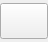
<?xml version="1.0" encoding="UTF-8"?>
<ui version="4.0">
 <class>ExpandableButton</class>
 <widget class="QWidget" name="ExpandableButton">
  <property name="geometry">
   <rect>
    <x>0</x>
    <y>0</y>
    <width>48</width>
    <height>42</height>
   </rect>
  </property>
  <property name="sizePolicy">
   <sizepolicy hsizetype="Expanding" vsizetype="Expanding">
    <horstretch>0</horstretch>
    <verstretch>0</verstretch>
   </sizepolicy>
  </property>
  <property name="minimumSize">
   <size>
    <width>36</width>
    <height>0</height>
   </size>
  </property>
  <property name="windowTitle">
   <string>Form</string>
  </property>
  <layout class="QHBoxLayout" name="horizontalLayout" stretch="0">
   <property name="spacing">
    <number>0</number>
   </property>
   <property name="leftMargin">
    <number>0</number>
   </property>
   <property name="topMargin">
    <number>0</number>
   </property>
   <property name="rightMargin">
    <number>0</number>
   </property>
   <property name="bottomMargin">
    <number>0</number>
   </property>
   <item>
    <widget class="QPushButton" name="pushButton">
     <property name="minimumSize">
      <size>
       <width>36</width>
       <height>36</height>
      </size>
     </property>
     <property name="baseSize">
      <size>
       <width>36</width>
       <height>36</height>
      </size>
     </property>
     <property name="styleSheet">
      <string notr="true">padding-right:5px;padding-left:5px;</string>
     </property>
     <property name="text">
      <string/>
     </property>
     <property name="iconSize">
      <size>
       <width>32</width>
       <height>32</height>
      </size>
     </property>
     <property name="checkable">
      <bool>true</bool>
     </property>
    </widget>
   </item>
  </layout>
 </widget>
 <resources/>
 <connections/>
</ui>
